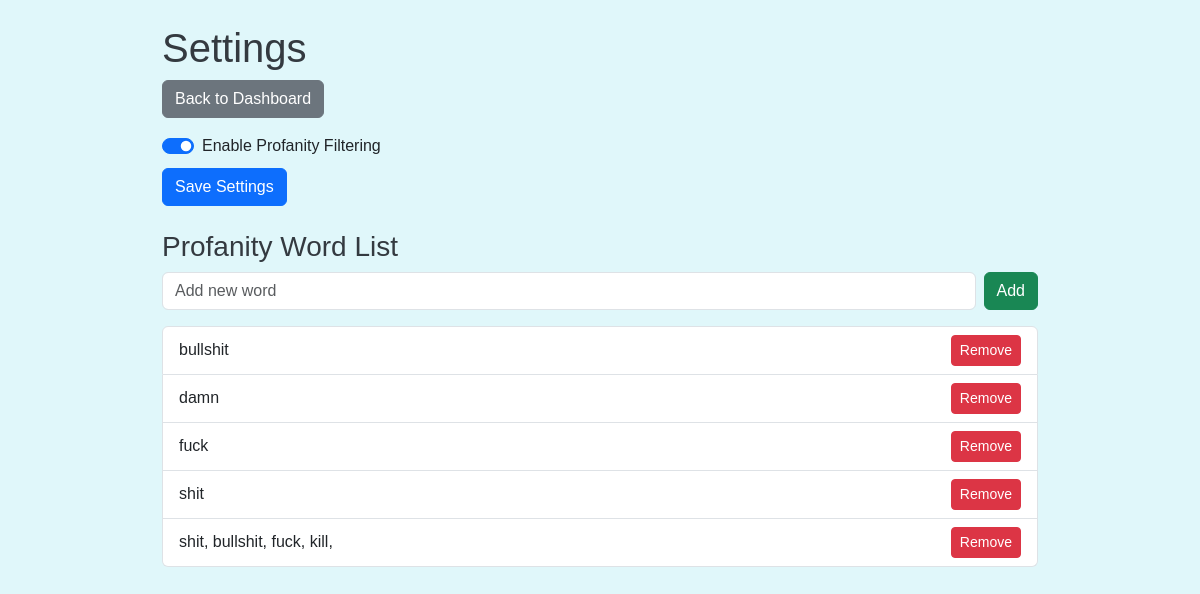
The page /ITDEPT_suggestion/settings (signed in) on the database its author committed.
### app.py (models this page shows)
class Settings(db.Model):
    id = db.Column(db.Integer, primary_key=True)
    profanity_filter_enabled = db.Column(db.Boolean, default=True)

class ProfanityWord(db.Model):
    id = db.Column(db.Integer, primary_key=True)
    word = db.Column(db.String(100), unique=True, nullable=False)

### app.py (the view)
@app.route('/ITDEPT_suggestion/settings', methods=['GET', 'POST'])
@login_required
def admin_settings():
    settings = Settings.query.first()
    if not settings:
        settings = Settings(profanity_filter_enabled=True)
        db.session.add(settings)
        db.session.commit()
    if request.method == 'POST':
        profanity_filter_enabled = request.form.get('profanity_filter_enabled') == 'on'
        settings.profanity_filter_enabled = profanity_filter_enabled
        db.session.commit()
        flash('Settings updated!', 'success')
        return redirect(url_for('admin_settings'))
    profanity_words = ProfanityWord.query.order_by(ProfanityWord.word.asc()).all()
    return render_template('admin_settings.html', settings=settings, profanity_words=profanity_words)

### app.py (called while the page is built)
def login_required(f):
    @wraps(f)
    def decorated_function(*args, **kwargs):
        if 'admin_id' not in session:
            flash('Please log in to access this page.', 'warning')
            return redirect(url_for('admin_login'))
        return f(*args, **kwargs)
    return decorated_function

### templates/admin_settings.html (shortened to what this page needs)
<!DOCTYPE html>
<html lang="en">
<head>
    <link href="https://cdn.jsdelivr.net/npm/bootstrap@5.3.0/dist/css/bootstrap.min.css" rel="stylesheet" />
    <link rel="stylesheet" href="{{ url_for('static', filename='style.css') }}" />
</head>
<body class="admin-page">
    <div class="container mt-4">
        <h1>Settings</h1>
        <a href="{{ url_for('admin_dashboard') }}" class="btn btn-secondary mb-3">Back to Dashboard</a>
        <form action="{{ url_for('admin_settings') }}" method="POST" class="mb-4">
            <div class="form-check form-switch">
                <input class="form-check-input" type="checkbox" id="profanity_filter_enabled" name="profanity_filter_enabled" {% if settings.profanity_filter_enabled %}checked{% endif %} />
                <label class="form-check-label" for="profanity_filter_enabled">Enable Profanity Filtering</label>
            </div>
            <button type="submit" class="btn btn-primary mt-2">Save Settings</button>
        </form>
        <h3>Profanity Word List</h3>
        <form action="{{ url_for('add_profanity_word') }}" method="POST" class="mb-3 d-flex">
            <input type="text" name="word" class="form-control me-2" placeholder="Add new word" required />
            <button type="submit" class="btn btn-success">Add</button>
        </form>
        <ul class="list-group">
            {% for word in profanity_words %}
            <li class="list-group-item d-flex justify-content-between align-items-center">
                {{ word.word }}
                <form action="{{ url_for('remove_profanity_word', word_id=word.id) }}" method="POST" style="margin:0;">
                    <button type="submit" class="btn btn-sm btn-danger" onclick="return confirm('Remove this word from the profanity list?');">Remove</button>
                </form>
            </li>
            {% else %}
            <li class="list-group-item">No words in the profanity list.</li>
            {% endfor %}
        </ul>
    </div>
</body>
</html>

### static/style.css (style rules this page uses)
body { background-color: #f8f9fa; font-family: Arial, sans-serif; }
body.admin-page { background-color: #e0f7fa; }
h1, h2, h3 { color: #343a40; }
.container { max-width: 900px; }

### rows shown on the page
Settings: profanity_filter_enabled "☑"
ProfanityWord: word "bullshit"
ProfanityWord: word "damn"
ProfanityWord: word "fuck"
ProfanityWord: word "shit"
ProfanityWord: word "shit, bullshit, fuck, kill,"
